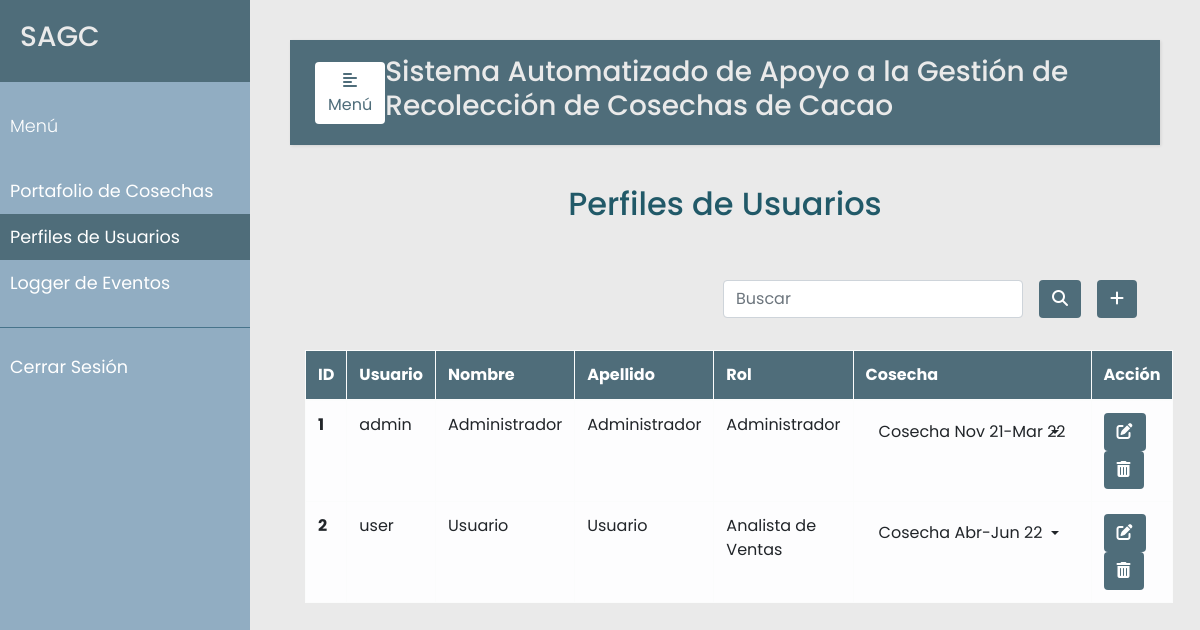
Screenshot of /perfiles (signed in) with the database file from the repository.
### src/models.py (models this page shows, shortened)
class Usuario(db.Model):
    __tablename__ = 'usuarios'
    id = db.Column(db.Integer, primary_key=True)
    nombre_usuario = db.Column(db.String(20), nullable=False, unique=True)
    nombre = db.Column(db.String(30), nullable=False)
    apellido = db.Column(db.String(30), nullable=False)
    password = db.Column(db.String(80), nullable=False)
    rol = db.Column(db.Integer, db.ForeignKey('rols.id'), nullable=False)
    cosechas = db.relationship('Cosecha', secondary=user_cosecha, backref='usuarios', lazy=True)

class Rol(db.Model):
    __tablename__ = 'rols'
    id = db.Column(db.Integer, primary_key=True)
    nombre = db.Column(db.String(120), nullable=False, unique=True)
    user = db.relationship('Usuario', backref='rols', lazy=True)

class Cosecha(db.Model):
    __tablename__ = 'cosechas'
    id = db.Column(db.Integer, primary_key=True)
    descripcion = db.Column(db.String(120), unique=True)
    inicio = db.Column(db.DateTime, nullable=False)
    cierre = db.Column(db.DateTime, nullable=False)
    estado = db.Column(db.Boolean, default=True)
    compras = db.relationship('Compra', backref='cosechas')

### src/perfiles.py (the view, shortened to what this page needs)
@app.route("/perfiles", methods=['GET', 'POST'])
@login_required
@admin_only
def perfiles():
    error=None
    usuarios = Usuario.query.all()
    cosechas = Cosecha.query.all()
    rols = Rol.query.all()
    return render_template("perfiles.html", error=error, usuarios=usuarios, rols=rols, cosechas=cosechas)

### src/decoradores.py (called while the page is built)
def login_required(f):
    @wraps(f)
    def wrap(*args, **kwargs):
        if 'logged_in' in session:
            return f(*args, **kwargs)
        else:
            flash('Necesitas iniciar sesión primero')
            return redirect(url_for('login'))
    return wrap

def admin_only(f):
    @wraps(f)
    def wrap(*args, **kwargs):
        if 'rol_admin' in session and session['rol_admin'] == True:
            return f(*args, **kwargs)
        else:
            flash("Debes ser administrador para ver 'Perfiles de Usuarios'.")
            return redirect(url_for('recolector'))
    return wrap

### templates/perfiles.html (shortened to what this page needs)
{% extends "base.html" %}
{% set active_page = "perfiles" %}
{% block content %}
    <div class="container h-100">
        <p class="text-center h2 fw-bold mb-5 mx-1 mx-md-4 mt-4">Perfiles de Usuarios</p>
        <div class="d-flex flex-row-reverse bd-highlight">
            <div class="p-2 bd-highlight">
              <button type="button" class="btn" style="color:#fff; background-color:#4F6D7A;" data-toggle="modal" data-target="#exampleModalLong">
                <i class="fa-solid fa-plus"></i>
              </button>
            </div>
            <div class="p-2 bd-highlight" style="display:flex; align-content: flex-end;">
              <form action='/perfiles/search' method="post" class="form-inline" style="justify-content: flex-end">
                <input class="form-control mr-3 w-75" type="text" placeholder="Buscar" aria-label="Buscar" name="search_perfil">
                <button type="submit" id="search_perfil" name="action-type" value="search" class="btn" style="color:#fff; background-color:#4F6D7A;">
                  <i class="fas fa-search" aria-hidden="true"></i>
                </button>
              </form>
            </div>
        </div>
        <br/>
        <table class="table table-bordered table-light table-hover">
          <thead>
            <tr>
              <th scope="col">ID</th>
              <th scope="col">Usuario</th>
              <th scope="col">Nombre</th>
              <th scope="col">Apellido</th>
              <th scope="col">Rol</th>
              <th scope="col">Cosecha</th>
              <th scope="col">Acción</th>
            </tr>
          </thead>
          <tbody>
            {% for u in usuarios %}
            <tr>
              <th scope="row">{{u.id}}</th>
              <td>{{u.nombre_usuario}}</td>
              <td>{{u.nombre}}</td>
              <td>{{u.apellido}}</td>
              <td>{{u.rols.nombre}}</td>
              <td>
                {% if u.cosechas|length > 0 %}
                  <div class="dropdown">
                    <button class="btn dropdown-toggle" type="button" id="dropdownMenuButton" data-toggle="dropdown" aria-haspopup="true" aria-expanded="false">
                      {{u.cosechas[0].descripcion}}
                    </button>
                  </div>
                {% else %}
                  <i>Ninguna</i>
                {% endif %}
              </td>
              <td>
                <button type="button" class="btn action" data-toggle="modal" data-target="#edit-modal-{{u.id}}">
                  <i class="fas fa-edit"></i>
                </button>
                <button type="button" class="btn action" data-toggle="modal" data-target="#delete-modal-{{u.id}}">
                  <i class="fas fa-trash-alt"></i>
                </button>
              </td>
            </tr>
            </div>
            {% endfor %}
    </div>
{% endblock %}

### static/css/styles.css (style rules this page uses)
body { font-family: 'Poppins', sans-serif; background: #EAEAEA; }
p { font-family: 'Poppins', sans-serif; font-size: 1.1em; font-weight: 300; line-height: 1.7em; color: #215968; }
.dropdown-toggle::after { display: block; position: absolute; top: 50%; right: 20px; transform: translateY(-50%); }
.btn.action { color:#fff; background-color:#4F6D7A; }
thead { color:#fff; background-color:#4F6D7A; }

### rows the page displays
Usuario: id "1", nombre_usuario "admin", nombre "Administrador", apellido "Administrador", rols.nombre "Administrador", descripcion "Cosecha Nov 21-Mar 22"
Usuario: id "2", nombre_usuario "user", nombre "Usuario", apellido "Usuario", rols.nombre "Analista de Ventas", descripcion "Cosecha Abr-Jun 22"
